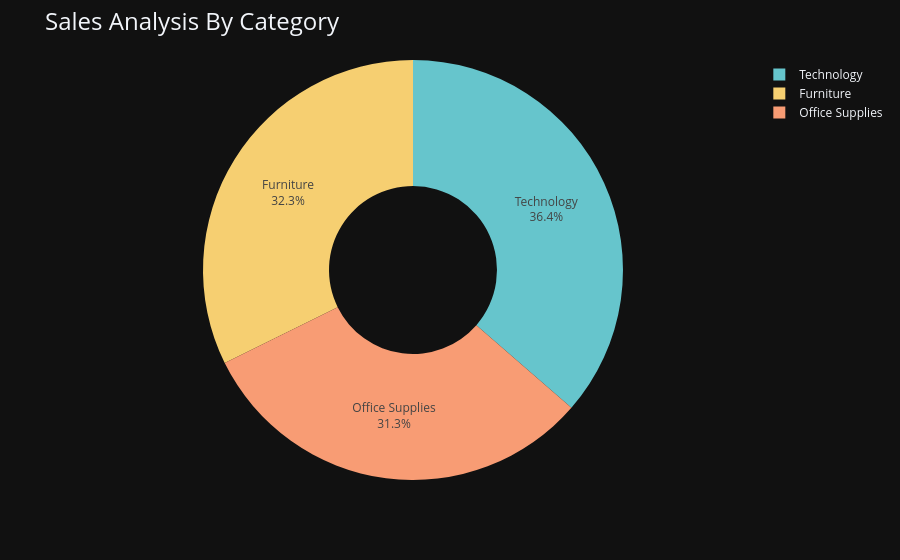

Notebook cell for this chart:
### Code cell
fig = px.pie(sales_by_category,
             values ='Sales',
             names= 'Category',
             hole = 0.4,
             color_discrete_sequence = px.colors.qualitative.Pastel)
fig.update_traces(textposition = "inside", textinfo = "percent+label")
fig.update_layout(title_text = "Sales Analysis By Category", title_font=dict(size=24))
fig.show()

### Figure 1 — Plotly figure (JSON) as saved in the notebook; plotly's stock layout.template omitted (floating-point values rounded to 4 significant figures)
{"data": [{"domain": {"x": [0, 1], "y": [0, 1]}, "hole": 0.4, "hovertemplate": "Category=%{label}<br>Sales=%{value}<extra></extra>", "labels": ["Furniture", "Office Supplies", "Technology"], "legendgroup": "", "name": "", "showlegend": true, "textinfo": "percent+label", "textposition": "inside", "type": "pie", "values": [742000.0, 719000.0, 836200.0]}], "layout": {"legend": {"tracegroupgap": 0}, "margin": {"t": 60}, "piecolorway": ["rgb(102, 197, 204)", "rgb(246, 207, 113)", "rgb(248, 156, 116)", "rgb(220, 176, 242)", "rgb(135, 197, 95)", "rgb(158, 185, 243)", "rgb(254, 136, 177)", "rgb(201, 219, 116)", "rgb(139, 224, 164)", "rgb(180, 151, 231)", "rgb(179, 179, 179)"], "title": {"font": {"size": 24}, "text": "Sales Analysis By Category"}}}
